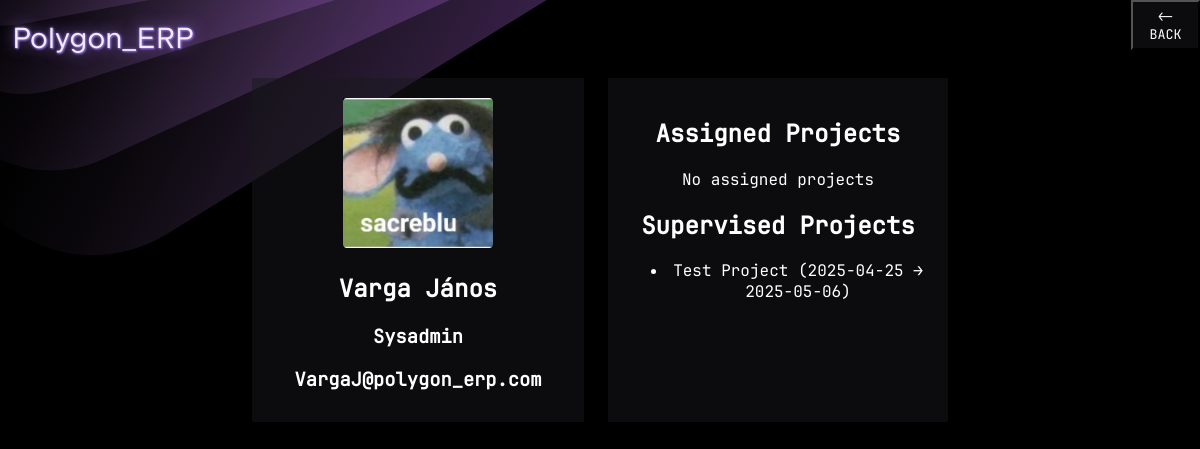
Page /dashboard/profile/1 on the earlier database version.
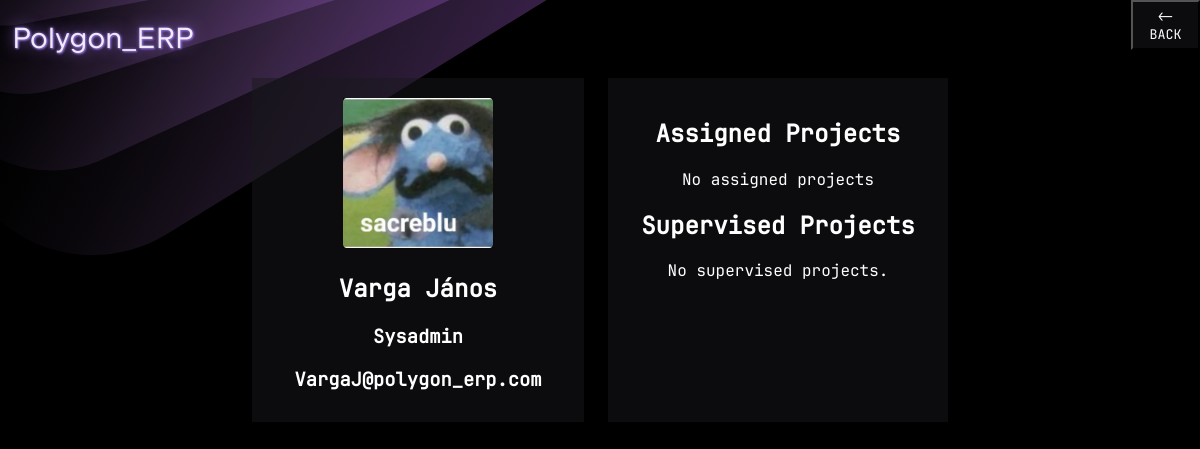
Same page on the later database version.
### polygonerp/models/project.py (models this page shows, shortened)
class Project(db.Model):
    id = db.Column(db.Integer, primary_key=True)
    name = db.Column(db.String(80), nullable=False)
    start_date = db.Column(db.Date, nullable=False)
    finish_date = db.Column(db.Date, nullable=False)
    supervisor_id = db.Column(db.Integer, db.ForeignKey('user.id'), nullable=False)
    supervisor = db.relationship('User', foreign_keys=[supervisor_id])
    assigned_workers = db.relationship(
        'User',
        secondary=project_assignments,
        backref='projects'
    )

### polygonerp/dashboard_controller.py (the view)
    def profile_view(self, user_id):
        user = User.query.filter_by(id=user_id).first()
        assigned_projects = user.projects
        supervised_projects = Project.query.filter_by(supervisor_id=user.id).all()
        return render_template(
            'dashboard/profile.html',
            user=user,
            assigned_projects=assigned_projects,
            supervised_projects=supervised_projects
        )

### polygonerp/auth_controller.py (called while the page is built)
        def load_logged_in_user(self):
            user_id = session.get('user_id')
            g.user = User.query.filter_by(id=user_id).first() if user_id else None

### polygonerp/templates/dashboard/profile.html
{% extends 'base.html' %}
{% block content %}
  <div class="profile">
      <div class="profile-card">
        <img src="{{ url_for('static', filename='default_pic.png') }}" class="profile-picture">
        <h2>{{user.name}}</h2>
        <h3>{{user.job_title}}</h3>
        <h3>{{user.email_address}}</h3>
      </div>
    <div class="profile-proj">
        <h2>Assigned Projects</h2>
        {% if user.projects %}
            <ul>
                {% for project in user.projects %}
                    <li>{{ project.name }} ({{ project.start_date }} - {{ project.finish_date }})</li>
                {% endfor %}
            </ul>
        {% else %}
            <p>No assigned projects</p>
        {% endif %}
        <h2>Supervised Projects</h2>
        {% if supervised_projects %}
            <ul>
                {% for proj in supervised_projects %}
                    <li>{{ proj.name }} ({{ proj.start_date }} → {{ proj.finish_date }})</li>
                {% endfor %}
            </ul>
        {% else %}
            <p>No supervised projects.</p>
        {% endif %}
    </div>
</div>
{% endblock %}

Differences in the rows shown:
removed Project: name "Test Project", start_date "2025-04-25", finish_date "2025-05-06"
Other differences:
text now shown: "No supervised projects."
